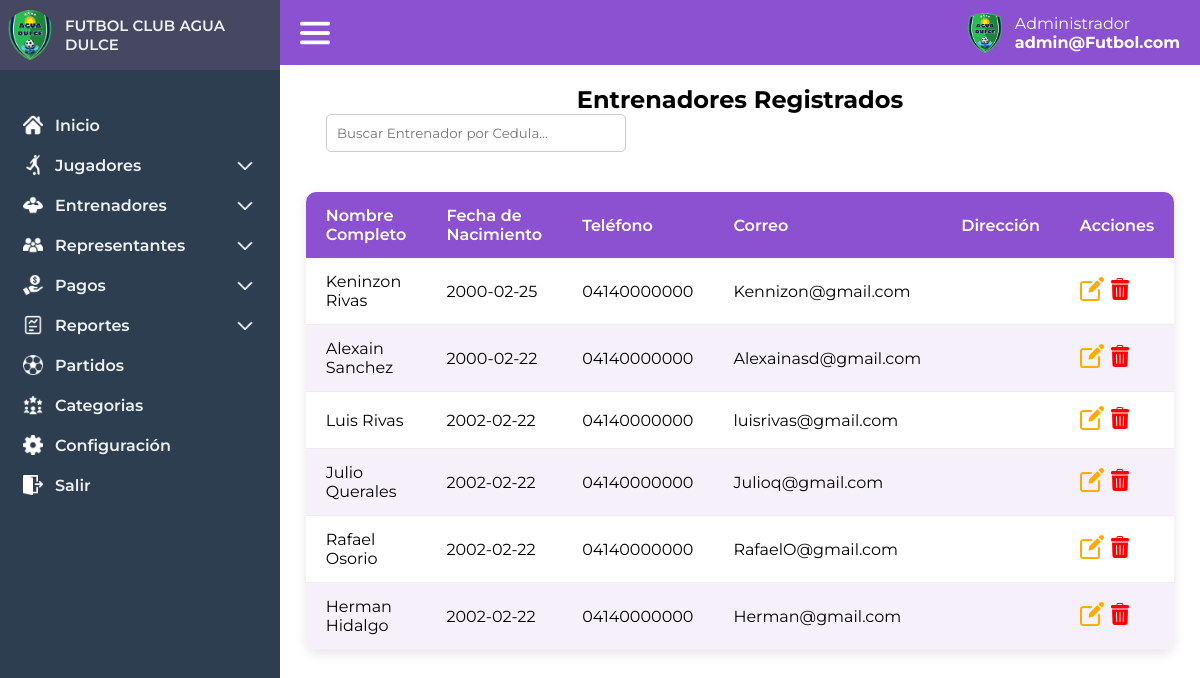
The page /administrador/entrenadores_lista (signed in) on the database as committed earlier.
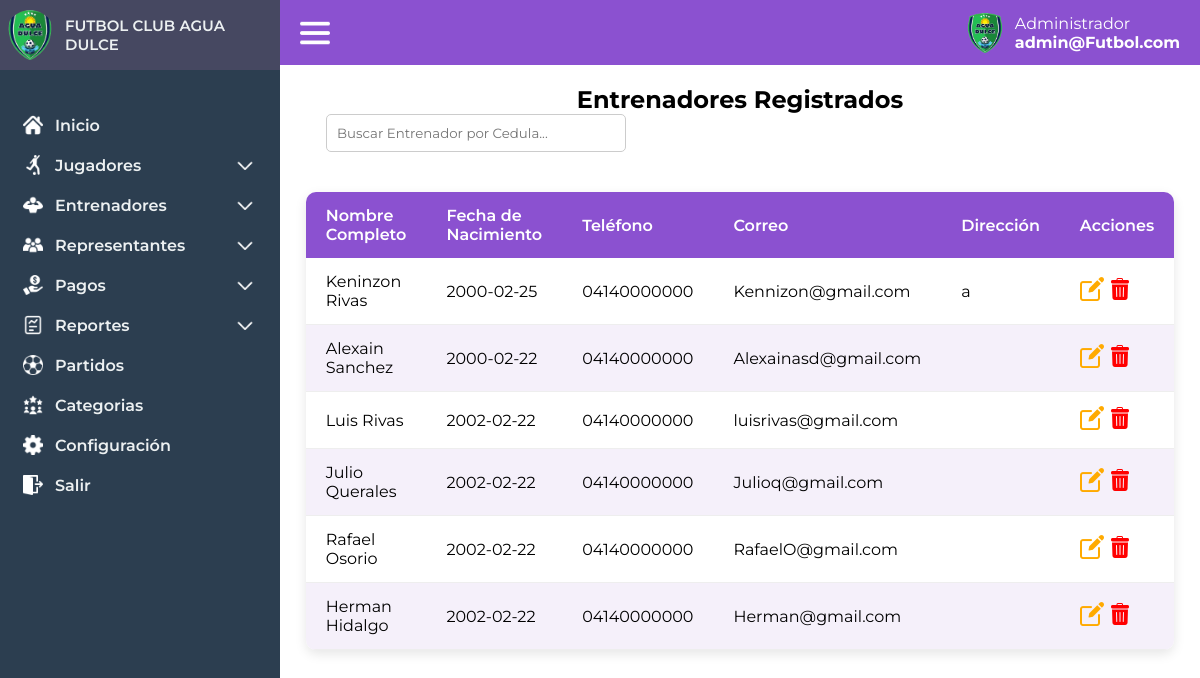
The same page on the database as committed later.
### tables this page shows
CREATE TABLE `entrenadores` (
  `id` int(11) NOT NULL,
  `nombre_completo` varchar(100) NOT NULL,
  `cedula` varchar(20) NOT NULL,
  `telefono` varchar(20) DEFAULT NULL,
  `correo` varchar(100) DEFAULT NULL,
  `fecha_nacimiento` date NOT NULL,
  `direccion` text NOT NULL,
  `foto` varchar(255) NOT NULL
);

### controlador/vistas.php (called while the page is built, shortened)
<?php
class vistas
{
    function vistan($vista){
        require "vistas/".$vista.".php";
    }
}
?>

### controlador/administrador.php (called while the page is built, shortened)
<?php
require_once "modelo/adminmodel.php";
class administrador extends vistas{
        public function entrenadores_lista() {
            $this->trainers = adminModel::getTrainers();
            $this->vistan('administrador/trainer_list');
        }
}
?>

### modelo/database.php (called while the page is built, shortened)
<?php
    class Database
    {
        public static function getDatabase(){
            try {
                $db = new PDO("mysql:host=localhost;dbname=futbolclub", "root", "");
                return $db;
            } catch (Exception $e) {
                return false;
            }
        }
    }
    ?>

### modelo/adminmodel.php (called while the page is built, shortened)
<?php
    require_once "database.php";
    class adminModel extends Database
    {
    public static function getTrainers() {
        try {
            $stmt = Database::getDatabase()->prepare("
                SELECT * FROM entrenadores
            ");
            $stmt->execute();
            return $stmt->fetchAll(PDO::FETCH_ASSOC);
        } catch (PDOException $e) {
            return null;
        }
    }
}
?>

### vistas/administrador/trainer_list.php (the view, shortened to what this page needs)
<!DOCTYPE html>
<html lang="es">
<head>
    <link rel="stylesheet" href="/FutbolClub/assets/css/index.css">
    <link rel="stylesheet" href="/FutbolClub/assets/css/players.css">
    <link rel="stylesheet" href="/FutbolClub/assets/css/toastr.min.css">
</head>
<body>
     <?php include("vistas/layout/header.php") ?>
    <main class="index-main" id="index-main">
    <?php include('vistas/layout/session.php'); ?>
        <div class="playerlist-container">
            <h2>Entrenadores Registrados</h2>
            <div class="playerlist-actions">
                <input type="text" id="search-player" placeholder="Buscar Entrenador por Cedula..." onkeyup="filtrarTabla()">
            </div>
            <table class="player-table" id="player-table">
                <thead>
                    <tr>
                        <th>Nombre Completo</th>
                        <th>Fecha de Nacimiento</th>
                        <th>Teléfono</th>
                        <th>Correo</th>
                        <th>Dirección</th>
                        <th>Acciones</th>
                    </tr>
                </thead>
                <tbody id="player-list">
                    <?php
        if (empty($this->trainers)) {
            echo '<tr><td colspan="6">No hay entrenadores registrados.</td></tr>';
        } else {
            foreach ($this->trainers as $entrenador) {
                echo '<tr>';
                echo '<td>' . htmlspecialchars($entrenador['nombre_completo']) . '</td>';
                echo '<td>' . htmlspecialchars($entrenador['fecha_nacimiento']) . '</td>';
                echo '<td>' . htmlspecialchars($entrenador['telefono']) . '</td>';
                echo '<td>' . htmlspecialchars($entrenador['correo']) . '</td>';
                echo '<td>' . htmlspecialchars($entrenador['direccion']) . '</td>';
                echo '<td>
                        <a class="edit-trainer" data-id="' . htmlspecialchars($entrenador['id']) . '"><img src="/FutbolClub/assets/img/editar.png" alt=""></a>
                        <a class="delete-trainer" data-id="' . htmlspecialchars($entrenador['id']) . '" data-name="' . htmlspecialchars($entrenador['nombre_completo']) . '"><img src="/FutbolClub/assets/img/papelera.png" alt=""></a>
                      </td>';
                echo '</tr>';
            }
        }
        ?>
                </tbody>
            </table>
        </div>
    </main>
</body>
</html>

### index.php (shortened to what this page needs)
<?php
$url = $_GET['url'] ?? 'login';
$partes= explode('/', trim($url));
$controlador = $partes[0] ?? 'login';
$controlador = strtolower($controlador);
 $controlller="controlador/".$controlador.".php";
if(file_exists($controlller)){
    require_once "modelo/database.php";
    require_once "controlador/vistas.php";
    $cont= new $controlador;
    if(isset($partes[1]) && !empty($partes[1])){
        if (method_exists($cont,$partes[1])) {
            $cont->{$partes[1]}();
        }else{
            $cont->load();
        }
    }else{
        $cont->load();
    }
}else{
    require_once("vistas/404.php");
    exit();
}

### vistas/layout/header.php (shortened to what this page needs)
<div class="barralateral" id="barralateral">
        <div class="logo">
            <img src="/FutbolClub/assets/img/club-brand.png" alt="Logo del Futbol Club">
            <span>FUTBOL CLUB AGUA DULCE</span>
        </div>
        <div class="menu">
            <ul class="menu-items">
                <li class="menu-static">
                    <a href="/FutbolClub/administrador" class="menu-link">
                        <img src="/FutbolClub/assets/img/home-icon.png" alt="Inicio">
                        <span>Inicio</span>
                    </a>
                </li>
                <li class="menu-dropdown" id="menu-dropdown">
                    <a href="#" class="menu-link">
                        <img src="/FutbolClub/assets/img/player.png" alt="Inicio">
                        <span>Jugadores</span>
                        <img src="/FutbolClub/assets/img/arrow.png" alt="Inicio">
                    </a>
                </li>
                <li class="menu-dropdown" id="menu-dropdown">
                    <a href="#" class="menu-link">
                        <img src="/FutbolClub/assets/img/trainer.png" alt="Inicio">
                        <span>Entrenadores</span>
                        <img src="/FutbolClub/assets/img/arrow.png" alt="Inicio">
                    </a>
                </li>
                <li class="menu-dropdown" id="menu-dropdown">
                    <a href="#" class="menu-link">
                        <img src="/FutbolClub/assets/img/padres.png" alt="Inicio">
                        <span>Representantes</span>
                        <img src="/FutbolClub/assets/img/arrow.png" alt="Inicio">
                    </a>
                </li>
                <li class="menu-dropdown" id="menu-dropdown">
                    <a href="#" class="menu-link">
                        <img src="/FutbolClub/assets/img/pagos.png" alt="Inicio">
                        <span>Pagos</span>
                        <img src="/FutbolClub/assets/img/arrow.png" alt="Inicio">
                    </a>
                </li>
                <li class="menu-dropdown" id="menu-dropdown">
                    <a href="#" class="menu-link">
                        <img src="/FutbolClub/assets/img/reporte.png" alt="Inicio">
                        <span>Reportes</span>
                        <img src="/FutbolClub/assets/img/arrow.png" alt="Inicio">
                    </a>
                </li>
                <li class="menu-static">
                    <a href="/FutbolClub/administrador/partidos" class="menu-link">
                        <img src="/FutbolClub/assets/img/partido.png" alt="Inicio">
                        <span>Partidos</span>
                    </a>
                </li>
                <li class="menu-static">
                    <a href="/FutbolClub/administrador/categorias" class="menu-link">
                        <img src="/FutbolClub/assets/img/equipo.png" alt="Inicio">
                        <span>Categorias</span>
                    </a>
                </li>
                <li class="menu-static">
                    <a href="#" class="menu-link">
                        <img src="/FutbolClub/assets/img/config.png" alt="Inicio">
                        <span>Configuración</span>
                    </a>
                </li>
                <li class="menu-static">
                    <a href="/FutbolClub/administrador/salir" class="menu-link">
                        <img src="/FutbolClub/assets/img/logout.png" alt="Inicio">
                        <span>Salir</span>
                    </a>
                </li>
            </ul>
        </div>
    </div>

### vistas/layout/session.php
<header class="header-main">
    <img src="/FutbolClub/assets/img/menu.png" alt="" srcset="" id="btn-menu">
    <div class="profile-admin">
        <img src="/FutbolClub/assets/img/club-brand.png" alt="">
        <div class="profile-data">
            <span>Administrador</span>
            <span>admin@Futbol.com</span>
        </div>
    </div>
</header>

### assets/css/index.css (style rules this page uses)
* { box-sizing: border-box; margin: 0; padding: 0; font-family: "Montserrat", sans-serif; }
:root { --color-bg-dark:#2c3e50 ; --color-bg-dark2:#464861 ; }
.barralateral { position: fixed; top: 0; left: 0; width: 280px; height: 100%; background-color: var(--color-bg-dark); color: white; display: flex; flex-direction: column; transition: left 0.3s ease-in-out; }
.logo { display: flex; background: var(--color-bg-dark2); align-items: center; width: 100%; height: 70px; margin-bottom: 2rem; text-align: left; padding: 5px; }
.logo span { font-size: 15px; font-weight:600; margin-left: 10px; color: #ecf0f1; }
.logo img { width: 50px; height: 50px; border-radius: 50%; }
.menu { width: 100%; padding: 3px; }
.menu-items { list-style: none; padding: 0; }
.menu-link { display: flex; text-decoration: none; align-items: center; padding: 10px 20px; border-radius: 10px; color: white; }
.menu-link img { width: 20px; height: 20px; margin-right: 2px; }
.menu-link span { margin-left: 10px; color: #ecf0f1; font-size: 16px; font-weight: 600; }
.menu-link img:last-child { margin-left: auto; transition: transform 0.3s ease-in-out; }
.header-main { background:#8b51d0; height: 65px; padding: 20px; display: flex; align-items: center; justify-content: space-between; }
.header-main img { width: 30px; cursor: pointer; }
.index-main { margin-left: 280px; transition: margin-left 0.3s ease-in-out; }
.profile-admin { display: flex; align-items: center; gap: 10px; }
.profile-admin img { width: 40px; }
.profile-data { display: flex; flex-direction: column; color: white; }
.profile-data span:last-child { font-weight: bold; }

### assets/css/players.css (style rules this page uses)
.playerlist-container { display: flex; flex-direction: column; align-items: center; margin-top: 20px; }
.player-table { width: 90%; border-collapse: separate; border-spacing: 0; margin-top: 20px; font-family: 'Segoe UI', Tahoma, Geneva, Verdana, sans-serif; box-shadow: 0 4px 12px rgba(0,0,0,0.1); border-radius: 10px; overflow: hidden; }
.player-table th, .player-table td { padding: 14px 20px; text-align: left; }
.player-table th { background: #8b51d0; color: #fff; font-weight: 600; }
.player-table tr:nth-child(even) { background: #f5f0fa; }
.player-table tr:nth-child(odd) { background: #ffffff; }
.player-table td { border-bottom: 1px solid #eee; }
.playerlist-actions { display: flex; justify-content: space-between; width: 90%; margin-bottom: 20px; }
.playerlist-actions input[type="text"] { padding: 10px; border: 1px solid #ccc; border-radius: 5px; width: 300px; }

Rows that differ between the two databases and show on the page:
changed entrenadores "Keninzon Rivas": direccion (not shown) → "a"
